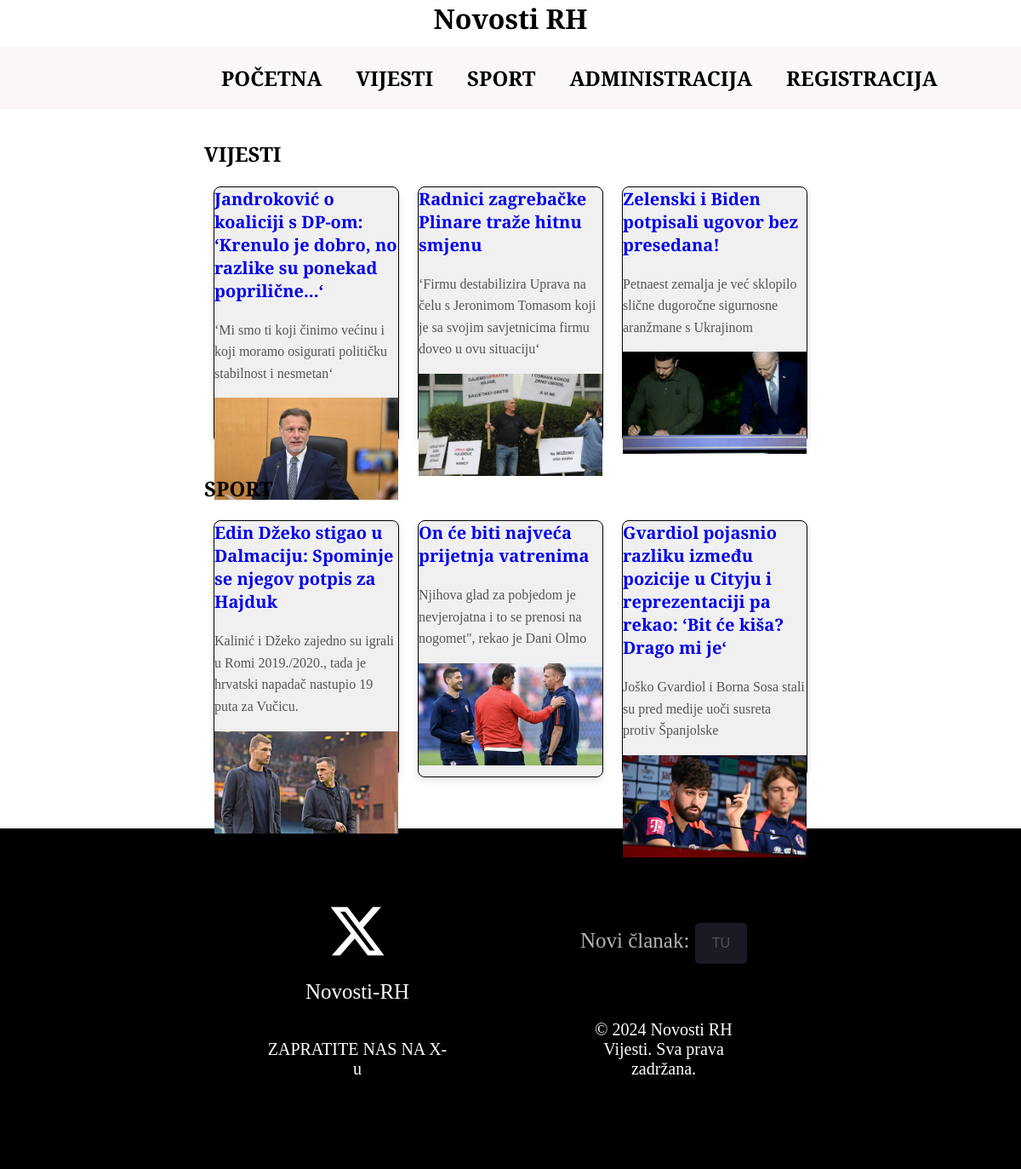
The page / on the database its author committed.
### tables this page shows
CREATE TABLE `vijesti` (
  `id` int(11) NOT NULL,
  `naslov` varchar(255) NOT NULL,
  `sazetak` text NOT NULL,
  `tekst` text NOT NULL,
  `kategorija` varchar(50) NOT NULL,
  `slika` varchar(255) NOT NULL,
  `arhiva` tinyint(1) NOT NULL DEFAULT 0,
  `datum_unosa` datetime NOT NULL
);

### index.php (the view, shortened to what this page needs)
<!DOCTYPE html>
<html lang="hr">
<head>
    <link rel="stylesheet" type="text/css" href="style.css">
</head>
<body>
    <header>
        <h1>Novosti RH</h1>
    </header>
    <nav>
        <ul>
            <li><h2><a href="/mywebsite/index.php">POČETNA</a></h2></li>
            <li><h2><a href="/mywebsite/kategorija.php?kategorija=vijesti">VIJESTI</a></h2></li>
            <li><h2><a href="/mywebsite/kategorija.php?kategorija=sport">SPORT</a></h2></li>
            <li><h2><a href="/mywebsite/administracija.php">Administracija</a></h2></li>
            <li><h2><a href="/mywebsite/registracija.php">Registracija</a></h2></li>
        </ul>
    </nav>
    <?php
    include 'connect.php';
    $query_vijesti = "SELECT * FROM vijesti WHERE kategorija = 'vijesti' AND arhiva = 0 ORDER BY datum_unosa DESC LIMIT 3";
    $result_vijesti = mysqli_query($dbc, $query_vijesti) or die('Error querying database.');
    if (mysqli_num_rows($result_vijesti) > 0) {
        echo "<section id='news'>";
        echo "<h2>Vijesti</h2>";
        echo "<div class='flex-container'>";
        while ($row = mysqli_fetch_assoc($result_vijesti)) {
            echo "<div class='news-item'>";
            echo "<h3><a href='clanak.php?id={$row['id']}'>{$row['naslov']}</a></h3>";
            echo "<p>{$row['sazetak']}</p>";
            echo "<img src='/mywebsite/uploads/{$row['slika']}' alt='Slika'>";
            echo "</div>";
        }
        echo "</div>";
        echo "</section>";
    } else {
        echo "<section id='news'>";
        echo "<h2>Vijesti</h2>";
        echo "<p>Nema vijesti za prikaz u kategoriji Vijesti.</p>";
        echo "</section>";
    }
    $query_sport = "SELECT * FROM vijesti WHERE kategorija = 'sport' AND arhiva = 0 ORDER BY datum_unosa DESC LIMIT 3";
    $result_sport = mysqli_query($dbc, $query_sport) or die('Error querying database.');
    if (mysqli_num_rows($result_sport) > 0) {
        echo "<section id='sport'>";
        echo "<h2>Sport</h2>";
        echo "<div class='flex-container'>";
        while ($row = mysqli_fetch_assoc($result_sport)) {
            echo "<div class='news-item'>";
            echo "<h3><a href='clanak.php?id={$row['id']}'>{$row['naslov']}</a></h3>";
            echo "<p>{$row['sazetak']}</p>";
            echo "<img src='/mywebsite/uploads/{$row['slika']}' alt='Slika'>";
            echo "</div>";
        }
        echo "</div>";
        echo "</section>";
    } else {
        echo "<section id='sport'>";
        echo "<h2>Sport</h2>";
        echo "<p>Nema vijesti za prikaz u kategoriji Sport.</p>";
        echo "</section>";
    }
    ?>
    <footer>
        <section>
            <div>
                <i class="fa-brands fa-x-twitter" style="color: #ffffff; font-size: 70px;"></i>
                <a href="#">Novosti-RH</a>
                <p>ZAPRATITE NAS NA X-u</p>
            </div>
            <div>
                <h3>Novi članak: <a href="unos.php"><button>TU</button></a></h3>
                <p>&copy; 2024 Novosti RH Vijesti. Sva prava zadržana.</p>
            </div>
        </section>
    </footer>
</body>
</html>

### style.css (style rules this page uses)
body { font-family: "Playfair Display", serif; margin: 0; }
a { text-decoration: none; }
header h1 { width: auto; text-align: center; padding: 0; margin: 0; }
nav { margin-top: 1%; padding: 0; background-color: #fcf7f7; }
nav ul { display: flex; align-items:center ; justify-content: space-around; padding: 0; margin-right: 20%; margin-left: 20%; margin-top: 0; margin-bottom: 0; }
li { padding: 10px; list-style-type: none; }
nav ul a { display: inline-block; border-radius: 20px; text-decoration: none; color: black; padding: 10px; }
h2 { margin: 0; padding: 0; text-transform: uppercase; }
section { margin-top: 3%; margin-bottom: 0; margin-left: 20%; margin-right: 20%; padding: 0; height: auto; }
section h2 { margin-bottom: 3%; }
.flex-container { display: flex; flex-direction: row; justify-content: space-around; width: 100%; }
.flex-container div { margin: 0; padding: 0; height: 300px; width: 30%; border: 1px solid black; }
footer { margin-top: 5%; height: 400px; width: 100%; background-color: rgb(0, 0, 0); }
footer section { height: 100%; margin-right: 20%; margin-left: 20%; display: flex; justify-content: space-around; align-items: center; text-align: center; }
footer div { height: 250px; width: 30%; display: flex; flex-direction: column; justify-content:space-around; align-items:center; }
footer div p { color: white; font-size: 20px; }
footer div a { font-size: 25px; color: white; text-decoration: none; }
footer div h3 { color: white; font-size: 25px; font-weight: 25; opacity: 0.7; }
footer h3 button { margin: auto; padding: 15px 20px; font-size: 16px; background-color: #535377; color: white; border: none; cursor: pointer; border-radius: 5px; opacity: 0.45; }
.news-item { background-color: #f0f0f0; padding: 20px; margin-bottom: 20px; border-radius: 8px; box-shadow: 0 4px 8px rgba(0, 0, 0, 0.1); }
.news-item img { width: 100%; height: 40%; object-fit: cover; margin-bottom: 10px; }
.news-item h3 { margin-top: 0; font-size: 20px; color: #333; }
.news-item p { margin-top: 10px; font-size: 16px; line-height: 1.6; color: #555; }

### rows shown on the page
vijesti: naslov "Jandroković o koaliciji s DP-om: ‘Krenulo je dobro, no razlike su ponekad poprilične...‘", sazetak "‘Mi smo ti koji činimo većinu i koji moramo osigurati političku stabilnost i nesmetan‘", slika (picture)
vijesti: naslov "Radnici zagrebačke Plinare traže hitnu smjenu", sazetak "‘Firmu destabilizira Uprava na čelu s Jeronimom Tomasom koji je sa svojim savjetnicima firmu doveo u ovu situaciju‘", slika (picture)
vijesti: naslov "Zelenski i Biden potpisali ugovor bez presedana!", sazetak "Petnaest zemalja je već sklopilo slične dugoročne sigurnosne aranžmane s Ukrajinom", slika (picture)
vijesti: naslov "Edin Džeko stigao u Dalmaciju: Spominje se njegov potpis za Hajduk", sazetak "Kalinić i Džeko zajedno su igrali u Romi 2019./2020., tada je hrvatski napadač nastupio 19 puta za Vučicu.", slika (picture)
vijesti: naslov "On će biti najveća prijetnja vatrenima", sazetak "Njihova glad za pobjedom je nevjerojatna i to se prenosi na nogomet\", rekao je Dani Olmo", slika (picture)
vijesti: naslov "Gvardiol pojasnio razliku između pozicije u Cityju i reprezentaciji pa rekao: ‘Bit će kiša? Drago mi je‘", sazetak "Joško Gvardiol i Borna Sosa stali su pred medije uoči susreta protiv Španjolske", slika (picture)
